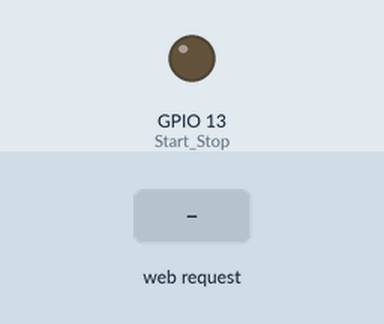
Recording of a sketch running on a simulated ESP8266 (NodeMCU). Shown: output pins drawn as LEDs (lit = HIGH). The inputs (shaded band) are chosen by the test bench. What the sketch prints to the serial monitor is not drawn.

Above: at 1.3 s.
1.4 s: HTTP request GET /Start received
At 3.3 s:
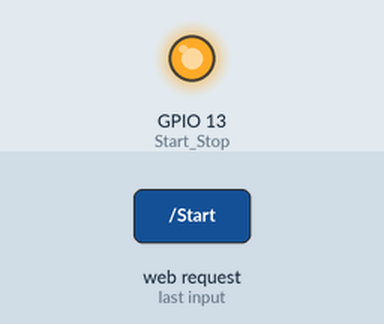
3.9 s: HTTP request GET /Stopp received
At 5.2 s:
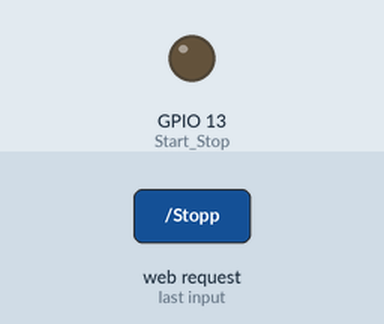
Timing chart, 0 to 6.9 s (numbered marks = the images above; inputs shaded):
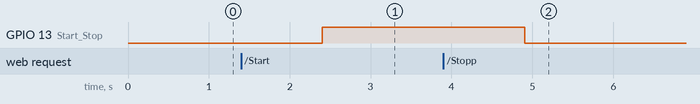

The sketch:

ESP_AccessPoint.ino
```cpp
#include <ESP8266WiFi.h>
#include <WiFiClient.h>
#include "ESP8266WebServer.h"

extern "C" {
#include "user_interface.h"
}

#define Start_Stop 13

WiFiServer server(80);

void setup()
{
  pinMode(Start_Stop, OUTPUT);

  WiFi.mode(WIFI_STA);
  WiFi.disconnect();
  delay(100);

  IPAddress localIp(192,168,1,1);
  IPAddress gateway(192,168,1,1);
  IPAddress subnet(255,255,255,0);

  Serial.begin(115200);
  Serial.println();
  WiFi.softAPConfig(localIp, gateway, subnet);
  boolean result = WiFi.softAP("ESPap","Ciacho");
  Serial.print("Setting soft-AP ... ");
  if(result == true)
  {
    Serial.println("Ready");
  }
  else
  {
    Serial.println("Failed!");
  }

  IPAddress IP = WiFi.softAPIP();
  Serial.print("AP IP address: ");
  Serial.println(IP);

  // Start the server
  server.begin();
  Serial.println("\nServer started");
}

void loop()
{
  WiFiClient client = server.available();       // Sprawdzenie czy klient połączył się z serwerem
  if (!client) {
    return;
  }

  // Wait until the client sends some data
  while(!client.available())
  {
    delay(1);
  }

  String data = checkClient (client);           // Odczytanie żądania klienta
  client.println("HTTP/1.1 200 OK");            // Odesłanie odpowiedzi
  client.println("Content-Type: text/html");
  client.println("");
  client.println("");
  client.println("");

  if (data == "Start") start();               // Sprawdzenie czy otrzymano komendę
  else if (data == "Stopp") stopp();          // do włączenia lub wyłączenia platformy
  client.stop();
}

/***RECEIVE DATA FROM the APP ***/
String checkClient (WiFiClient Client_temp)
{
  String request = Client_temp.readStringUntil('\0');
  request.remove(0, 5);
  request.remove(5);
  return request;
}

void start()
{
  digitalWrite(Start_Stop,HIGH);
}

void stopp()
{
  digitalWrite(Start_Stop,LOW);
}
```

Measured:
- after the input at 1.4 s, GPIO 13 (Start_Stop): LOW → HIGH after 1.0 s
- after the input at 3.9 s, GPIO 13 (Start_Stop): HIGH → LOW after 1.0 s
